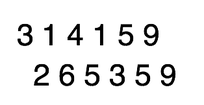
#> input picture resData/numbers.png, 204 x 105 px, shrunk from 314 x 162 before the run
$ python 03number_detect.py
#> lines starting #> are read from the running program, lines starting #| are printed output that depends on the picture; after the words box and inside, x2 and y2 are one past the last pixel; in counts of white or black regions, pixels touching at a corner belong together
import cv2

# 숫자 인식을 위한 이미지 지정
TEST_IMG = ['numbers.png', 'numbers_contour.png']

# 이미지 로드
im = cv2.imread(f'./resData/{TEST_IMG[0]}')
#> im is the input picture: shape (105, 204, 3); min 0, max 255, mean 235.1

# 그레이스케일로 변환
gray = cv2.cvtColor(im, cv2.COLOR_BGR2GRAY)

# 가우시안 블러를 적용하여 노이즈를 제거
blur = cv2.GaussianBlur(gray, (5, 5), 0)
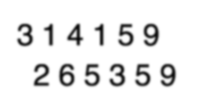
#> blur: shape (105, 204); min 9, max 255, mean 235.1

# 적응형 이진화 적용
thresh = cv2.adaptiveThreshold(blur, 255, cv2.ADAPTIVE_THRESH_GAUSSIAN_C, cv2.THRESH_BINARY, 11, 2)
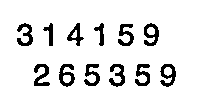
#> thresh: shape (105, 204); 90.4% white; 12 black regions

# 윤곽 추출하기
contours, _ = cv2.findContours(thresh, cv2.RETR_LIST, cv2.CHAIN_APPROX_SIMPLE)
#> contours = 17 contours; largest, box (x1, y1, x2, y2) and area: (0, 0, 204, 105) 21112, (58, 63, 76, 88) 292, (159, 63, 177, 88) 291, (143, 22, 160, 47) 284, (33, 63, 51, 87) 240

# 추출한 윤곽을 반복 처리하기
for cnt in contours:
    # 윤곽을 감싸는 바운딩 박스 좌표 계산
    x, y, w, h = cv2.boundingRect(cnt)
    # 높이가 20 미만이면 무시
    if h < 20:
        continue
    red = (0, 0, 255)
    # 바운딩 박스를 빨간색으로 표시
    cv2.rectangle(im, (x, y), (x + w, y + h), red, 2)
#> this loop made 17 passes
#> (x, y, w, h) on passes 1 to 12: (63, 75, 8, 8), (164, 67, 8, 9), (159, 63, 18, 25), (134, 63, 17, 24), (108, 63, 18, 25), (83, 63, 18, 24), (58, 63, 18, 25), (33, 63, 18, 24), (71, 30, 6, 8), (147, 27, 8, 8), (117, 23, 18, 24), (143, 22, 17, 25)
#> (cnt, x, y, w, h) on pass 17: ([[0, 0], [0, 104], [203, 104], [203, 0]], 0, 0, 204, 105)
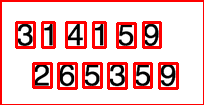
#> im: shape (105, 204, 3); 18.04% of pixels changed, all inside (x1, y1, x2, y2) = (0, 0, 204, 105)

# 윤곽선을 표시한 이미지 저장
cv2.imwrite(f'./saveFiles/{TEST_IMG[1]}', im)
print("Task Finished..!!")
